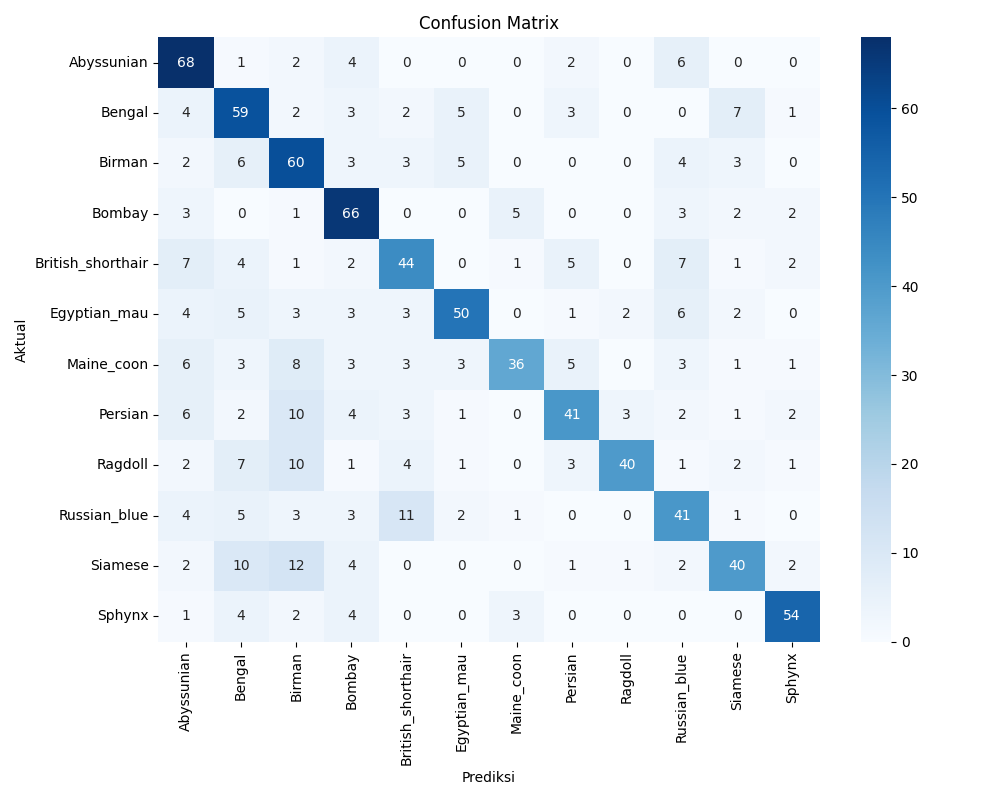
#> input picture confusion_matrix.png, 1000 x 800 px
$ python -i preprocessing.py   (imports and definitions only)
#> lines starting #> are read from the running program, lines starting #| are printed output that depends on the picture
import numpy as np
from PIL import Image
from skimage.feature import local_binary_pattern

def extract_lbp_features(gray, radius=1, n_points=8):
    lbp = local_binary_pattern(gray, n_points, radius, method='uniform')
    (hist, _) = np.histogram(lbp.ravel(), bins=np.arange(0, n_points + 3), range=(0, n_points + 2))
    hist = hist.astype("float")
    hist /= (hist.sum() + 1e-7)
    return hist

def extract_color_histogram(image, bins=(8, 8, 8)):
    hsv = image.convert("HSV").resize((128, 128))
    hist = np.array(hsv.histogram()).astype("float")
    hist /= (hist.sum() + 1e-7)
    return hist

def extract_aspect_ratio(pil_img):
    w, h = pil_img.size
    return [w / h]

def preprocess_features(pil_img):
    pil_img = pil_img.resize((128, 128))
    gray = pil_img.convert("L")
    gray_np = np.array(gray)

    lbp = extract_lbp_features(gray_np)
    color_hist = extract_color_histogram(pil_img)
    aspect = extract_aspect_ratio(pil_img)

    return np.hstack([lbp, color_hist, aspect])

>>> from PIL import Image
>>> picture = Image.open('../confusion_matrix.png')
#> picture is the input picture: PIL image 1000x800 RGBA; mean R, G, B, A 233.5, 240.3, 246.5, 255
>>> result = preprocess_features(picture)
#> in preprocess_features, `pil_img = pil_img.resize((128, 128))`:
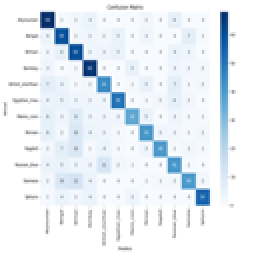
#> pil_img: PIL image 128x128 RGBA (shown 2 times larger); mean R, G, B, A 233.4, 240.2, 246.3, 255
#> in preprocess_features, `gray = pil_img.convert("L")`:
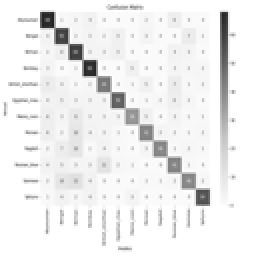
#> gray: PIL image 128x128 L (shown 2 times larger); min 34, max 255, mean 238.8
#> in extract_lbp_features, `lbp = local_binary_pattern(gray, n_points, radius, method='uniform')`:
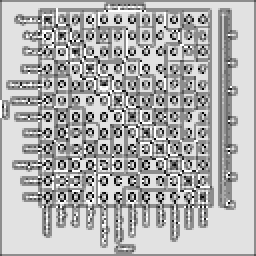
#> lbp: shape (128, 128) float64 (shown 2 times larger); min 0, max 9, mean 6.23; drawn with min black and max white
#> in extract_lbp_features, `(hist, _) = np.histogram(lbp.ravel(), bins=np.arange(0, n_points + 3),..`: hist = [308, 599, 121, 523, 782, 4709, 609, 1113, 7020, 600]
#> in extract_lbp_features, `hist /= (hist.sum() + 1e-7)`: hist = [0.0188, 0.0366, 0.00739, 0.0319, 0.0477, 0.287, 0.0372, 0.0679, 0.428, 0.0366]
#> in preprocess_features, `lbp = extract_lbp_features(gray_np)`: lbp has the same summary as hist in extract_lbp_features
#> in extract_color_histogram, `hsv = image.convert("HSV").resize((128, 128))`: hsv: PIL image 128x128 HSV; mean H, S, V 79.8, 16.1, 246.3
#> in extract_color_histogram, `hist = np.array(hsv.histogram()).astype("float")`: hist = 768 values, max 8637 at index 767, min 0 at index 1, mean 64
#> in extract_color_histogram, `hist /= (hist.sum() + 1e-7)`: hist = 768 values, max 0.176 at index 767, min 0 at index 1, mean 0.0013
#> in preprocess_features, `color_hist = extract_color_histogram(pil_img)`: color_hist has the same summary as hist in extract_color_histogram
#> in preprocess_features, `aspect = extract_aspect_ratio(pil_img)`: aspect = [1]
#> result = 779 values, max 1 at index 778, min 0 at index 11, mean 0.00385
